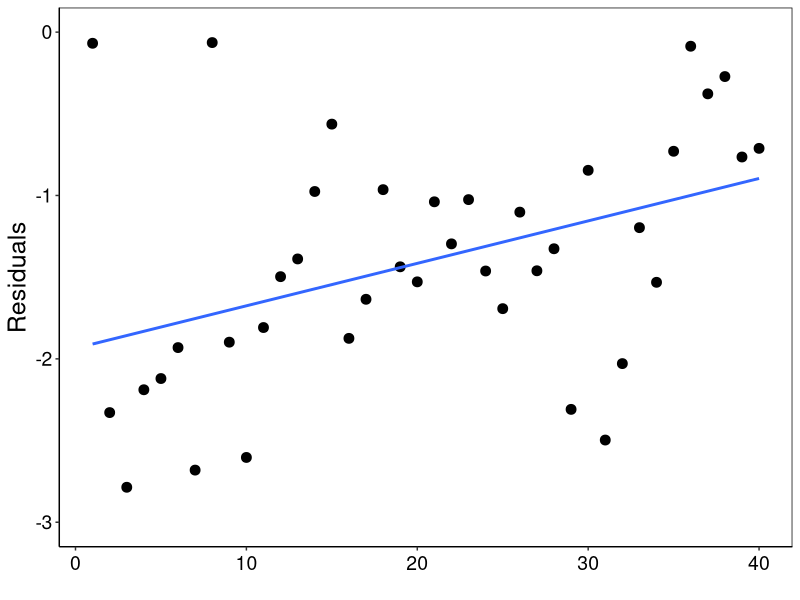
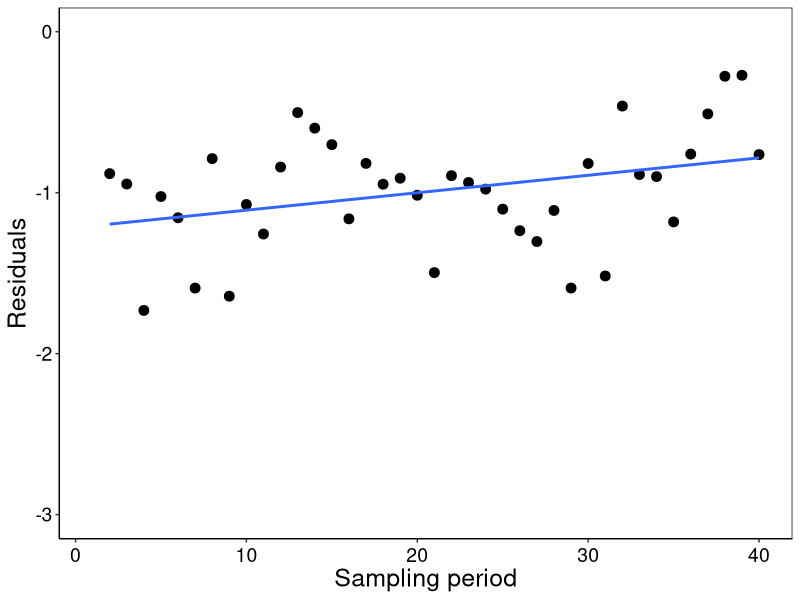
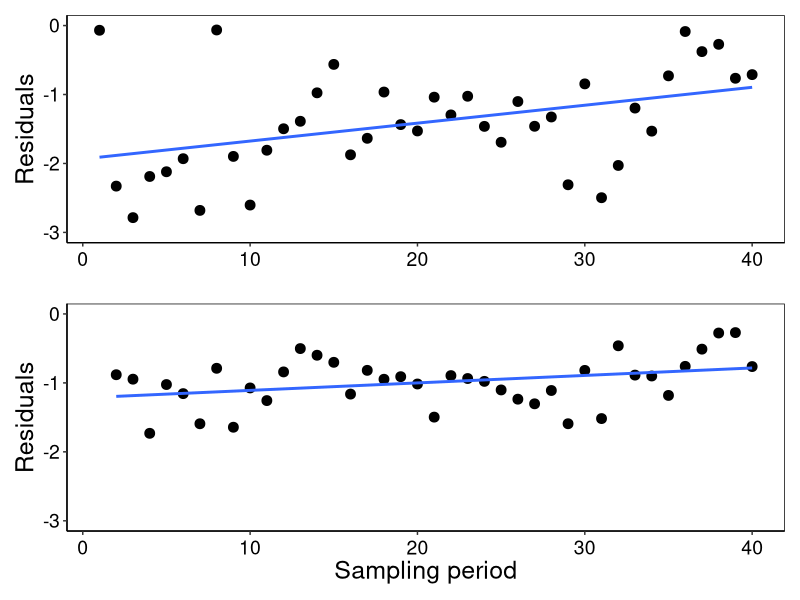

These charts were generated, in order, by the following R code: (Note: this script raises an error after producing the figures.)




#--------------------------------------------
# Linear model variables post huricanes
# 02 May 2020
#PEGF
#--------------------------------------------
#

library(modelr)
library(ggplot2)
library(dplyr)
library(patchwork)

LeafLitter<- read.csv("01 Leaflitter.csv")
LeafLitter


# Lm QPA Leaf Litter ------------------------------------------------------

LeafLitter <- LeafLitter %>% select(TimeLeaf,QPALeaflitter,QPBLeaflitter )
LeafLitter <- na.omit(LeafLitter)
LeafLitter

QPALeaf.mod  <- lm(QPALeaflitter ~ TimeLeaf, data=LeafLitter)
summary(QPALeaf.mod)

LeafLitter$QPAresid<- QPALeaf.mod$resid
LeafLitter

1/apply(LeafLitter, 2, sd)

p1 <- ggplot(LeafLitter,aes(TimeLeaf ,
                y=QPALeaflitter))+
  geom_point(size = 3) + 
  geom_smooth(method=lm,se=FALSE) +
  
  xlab('') + ylab("Residuals") + # axis x
  
  theme(axis.title.y = element_text(size = 18, angle = 90)) +

  theme(axis.text.x=element_text(angle=0, size=14, vjust=0.5, color="black")) + #subaxis x
  theme(axis.text.y=element_text(angle=0, size=14, vjust=0.5, color="black")) + #subaxis y

  ylim(-3,0) +
  
  theme(panel.grid.major = element_blank(), panel.grid.minor = element_blank(),
        panel.background = element_blank(), axis.line = element_line(colour = "black")) +
  theme(panel.border = element_rect(colour = "black", fill=NA, size=0.5))
p1

  # Lm QPB Leaf Litter ------------------------------------------------------

QPBLeaf.mod <- lm(QPBLeaflitter ~ TimeLeaf, data=LeafLitter)
summary(QPBLeaf.mod)

LeafLitter$QPBresid<- QPBLeaf.mod$resid
LeafLitter

1/apply(LeafLitter, 2, sd)


p2 <- ggplot(LeafLitter,aes(TimeLeaf ,
                           y=QPBLeaflitter))+
  geom_point(size = 3) + 
  geom_smooth(method=lm,se=FALSE) +
  
  xlab('Sampling period')+ ylab("Residuals") +
  theme(axis.title.x = element_text(size = 18, angle = 00)) + # axis x
  theme(axis.title.y = element_text(size = 18, angle = 90)) +
  
  theme(axis.text.x=element_text(angle=0, size=14, vjust=0.5, color="black")) + #subaxis x
  theme(axis.text.y=element_text(angle=0, size=14, vjust=0.5, color="black")) + #subaxis y

ylim(-3,0) +
  theme(panel.grid.major = element_blank(), panel.grid.minor = element_blank(),
        panel.background = element_blank(), axis.line = element_line(colour = "black")) +
  theme(panel.border = element_rect(colour = "black", fill=NA, size=0.5))
p2

leaf <- p1 / p2
leaf + ggsave("Leaf.jpeg", width=6, height=10,dpi=600)



# Long-term ---------------------------------------------------------------

LeafLitter
# QPA
p3 <- ggplot(LeafLitter,aes(TimeLeaf ,
                            y=QPALeaf ))+
  
  annotate(geom = "rect",xmin=1,xmax=41,ymin=1.136391643,ymax=1.524018959,alpha = 0.4,fill = "grey") +
  
  geom_point() + 
  geom_line() +
  geom_errorbar(aes(ymin=QPALeaf-QPAsdLeaf   , ymax=QPALeaf+QPAsdLeaf), width=.2,
                position=position_dodge(0.05)) + 
  geom_segment(aes(x = 1, y = 1.33, xend = 16, yend = 1.33))+
  geom_segment((aes(x = 17, y = 1.33, xend = 41, yend = 1.33)), color="red", linetype="dashed", size=1) + 

  xlab('')+ ylab("Mean litter input rate ("*g~m^-2~d^-1*")") +
  theme(axis.title.y = element_text(size = 18, angle = 90)) +
  
  theme(axis.text.x=element_text(angle=0, size=14, vjust=0.5, color="black")) + #subaxis x
  theme(axis.text.y=element_text(angle=0, size=14, vjust=0.5, color="black")) + #subaxis y
  
  ylim(0,10) +
  
  theme(panel.grid.major = element_blank(), panel.grid.minor = element_blank(),
        panel.background = element_blank(), axis.line = element_line(colour = "black")) +
  theme(panel.border = element_rect(colour = "black", fill=NA, size=0.5))

p3

# QPB

p4 <- ggplot(LeafLitter,aes(TimeLeaf ,
                           y=QPBLeaf))+
  
  annotate(geom = "rect",xmin=1,xmax=41,ymin=1.042275203,ymax=1.759151731,alpha = 0.4,fill = "grey") +
  
  geom_point() + 
  geom_line() +
  geom_errorbar(aes(ymin=QPBLeaf-QPBsdLeaf   , ymax=QPBLeaf+QPBsdLeaf), width=.2,
                position=position_dodge(0.05)) + 
  geom_segment(aes(x = 1, y = 1.40, xend = 16, yend = 1.40))+
  geom_segment((aes(x = 17, y = 1.40, xend = 41, yend = 1.40)), color="red", linetype="dashed", size=1) + 

  xlab('Sampling period')+ ylab("Mean litter input rate ("*g~m^-2~d^-1*")") +
  theme(axis.title.x = element_text(size = 18, angle = 00)) + # axis x
  theme(axis.title.y = element_text(size = 18, angle = 90)) +
  
  theme(axis.text.x=element_text(angle=0, size=14, vjust=0.5, color="black")) + #subaxis x
  theme(axis.text.y=element_text(angle=0, size=14, vjust=0.5, color="black")) + #subaxis y
  
  ylim(0,10) +
  
  theme(panel.grid.major = element_blank(), panel.grid.minor = element_blank(),
        panel.background = element_blank(), axis.line = element_line(colour = "black")) +
  theme(panel.border = element_rect(colour = "black", fill=NA, size=0.5))

p4



leaf <- p3 / p4
leaf + ggsave("LeafMean.jpeg", width=6, height=10,dpi=600)
